Frame 1 (no input): blank canvas, image omitted
Frame 60 (no input): blank canvas, image omitted
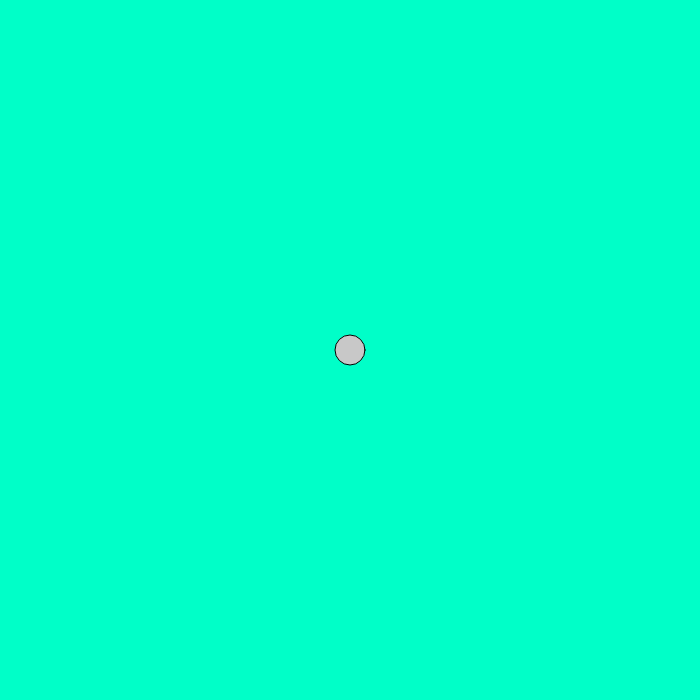
Frame 120 (the mouse pressed at the canvas centre since frame 60)

The p5.js sketch whose frames 1 and 60 were blank and that drew this single picture after the mouse press (run headless with seeded random() and noise() and a simulated clock; from frame 60 on, the mouse is pressed at the canvas centre):

// p5.js sketch
// ── sketch.js
var r = 200;
var g = 500;
var b = 200;


function setup() {
  createCanvas(700, 700);
  
}

function draw() {
  background(r,g,b);
  
  fill(200);
  ellipse(mouseX,mouseY,30,30);
  r = map(mouseX,mouseY,700,0,140);
  g = map(mouseX,mouseY,700,500,200);
  b = map(mouseX,mouseY,700,200,140);
  

}
